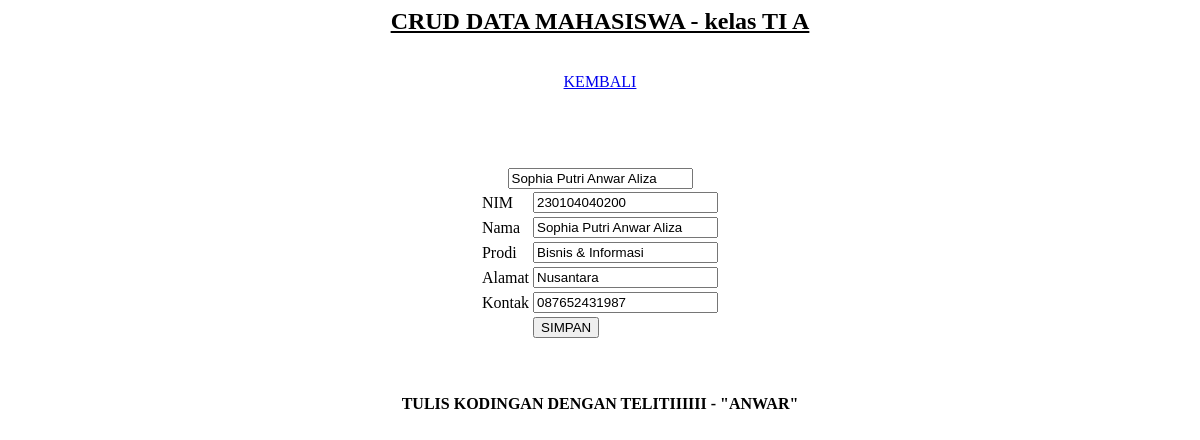
Screenshot of /edit.php?NIM=230104040200 with the database file from the repository.
### tables this page shows
CREATE TABLE `peserta` (
  `NIM` varchar(12) NOT NULL,
  `Nama` varchar(50) NOT NULL,
  `Prodi` varchar(30) NOT NULL,
  `Alamat` text NOT NULL,
  `Kontak` varchar(12) NOT NULL
);

### edit.php (the view, shortened to what this page needs)
<html>
<head>
</head>
<body>
	<h2 style="color: #000; font-weight: bold; text-decoration: underline;" >CRUD DATA MAHASISWA - kelas TI A</h2>
	<br/>
	<a href="index.php">KEMBALI</a>
	<br/>
	<br/>
	<h3>EDIT DATA MAHASISWA</h3>
	<?php
	include 'database.php';
	$NIM = $_GET['NIM'];
	$data = mysqli_query($koneksi,"select * from peserta where NIM ='$NIM'");
	while ($d = mysqli_fetch_array($data)){
		?>
		<form method = "post" action="update.php">
			<table>
				<tr>
					<td>NIM</td>
					<td>
						<input type = "text" name="NIM" value="<?php echo $d['NIM']; ?>">
					</td>
				</tr>
				<tr>
					<td>Nama</td>
					<td>
						<input type = "text" name="Nama" value="<?php echo $d['Nama']; ?>"></td>
						<input type = "text" name="Nama" value="<?php echo $d['Nama']; ?>"></td>
				</tr>
				<tr>
					<td>Prodi</td>
					<td><input type = "text" name="Prodi" value="<?php echo $d['Prodi']; ?>"></td>
				</tr>
				<tr>
					<td>Alamat</td>
					<td><input type = "text" name="Alamat" value="<?php echo $d['Alamat']; ?>"></td>
				</tr>
				<tr>
					<td>Kontak</td>
					<td><input type = "text" name="Kontak" value="<?php echo $d['Kontak']; ?>"></td>
				</tr>
				<tr>
					<td></td>
					<td><input type = "submit" value = "SIMPAN"></td>
				</tr>
			</table>
			<br><br><br>
	<marquee style="color: #000;"><strong>TULIS KODINGAN DENGAN TELITIIIIII           - "ANWAR"</strong></marquee>
		</form>
		<?php
	}
	?>
</body>
</html>

### edit.php (style rules this page uses)
body { text-align: center; background-image: url('https://img.freepik.com/free-vector/watercolor-stains-abstract-background_23-2149107181.jpg?w=900&t=st=1703029180~exp=1703029780~hmac=005cacd65cdb2c7f32cfea5a5b88fd017dc95b7b709975b796fab1902250c3c5'); background-size: cover; background-position: center; background-repeat: no-repeat; color: #fff; }
table { margin: 0 auto; text-align: left; color: #000; }

### rows the page displays
peserta: NIM "230104040200", Nama "Sophia Putri Anwar Aliza", Prodi "Bisnis & Informasi", Alamat "Nusantara", Kontak "087652431987"
